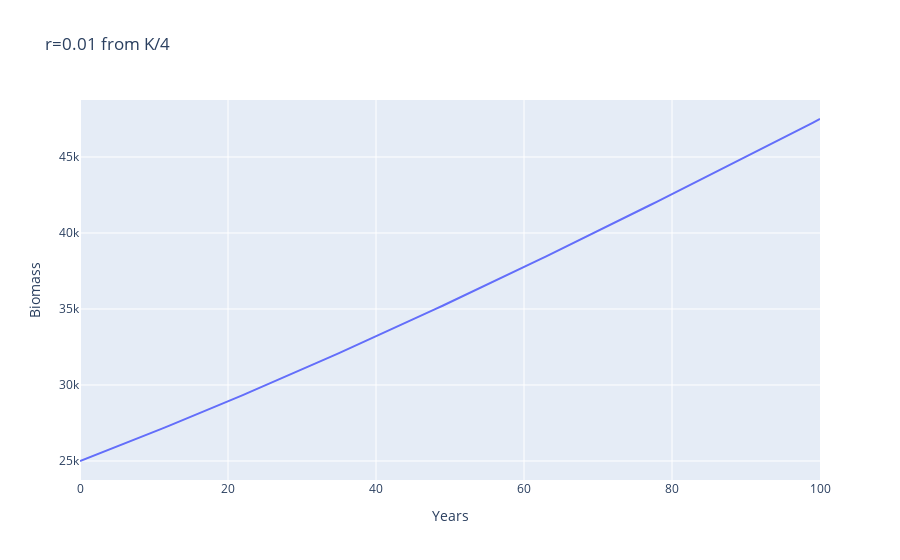

The code cell stored with this chart in its notebook:
### Markdown cell above
#### $r$ - Growth Rate

For $r$, we're interested in two things - the degree of error and how quickly it takes a stock to recover from a pretty depleted status. To understand the latter let's start by setting `r_error` to zero (no variance) and just pick rates of growth given low initial stock.

### Code cell
stock = SchaeferStock(
    K=100000, r=0.01, q=Q, p=0.25, K_error=0, r_error=0, q_error=Q_ERROR
)

stock.reset()
time = [0]
for i in range(100):
    time.append(i+1)
    stock.fish(0)

px.line(
    x=time,
    y=stock.physical['biomass'],
    labels={"x": "Years", "y": "Biomass"},
    title="r=0.01 from K/4"
)

### Figure 1 — Plotly figure (JSON) as saved in the notebook; plotly's stock layout.template omitted (floating-point values rounded to 4 significant figures)
{"data": [{"hovertemplate": "Years=%{x}<br>Biomass=%{y}<extra></extra>", "legendgroup": "", "line": {"color": "#636efa", "dash": "solid"}, "marker": {"symbol": "circle"}, "mode": "lines", "name": "", "orientation": "v", "showlegend": false, "type": "scatter", "x": [0, 1, 2, 3, 4, 5, 6, 7, 8, 9, 10, 11, 12, 13, 14, 15, 16, 17, 18, 19, 20, 21, 22, 23, 24, 25, 26, 27, 28, 29, 30, 31, 32, 33, 34, 35, 36, 37, 38, 39, 40, 41, 42, 43, 44, 45, 46, 47, 48, 49, 50, 51, 52, 53, 54, 55, 56, 57, 58, 59, 60, 61, 62, 63, 64, 65, 66, 67, 68, 69, 70, 71, 72, 73, 74, 75, 76, 77, 78, 79, 80, 81, 82, 83, 84, 85, 86, 87, 88, 89, 90, 91, 92, 93, 94, 95, 96, 97, 98, 99, 100], "xaxis": "x", "y": [25000, 25190.0, 25380.0, 25570.0, 25760.0, 25950.0, 26140.0, 26330.0, 26530.0, 26720.0, 26920.0, 27110.0, 27310.0, 27510.0, 27710.0, 27910.0, 28110.0, 28310.0, 28520.0, 28720.0, 28920.0, 29130.0, 29340.0, 29540.0, 29750.0, 29960.0, 30170.0, 30380.0, 30590.0, 30800.0, 31020.0, 31230.0, 31450.0, 31660.0, 31880.0, 32100.0, 32310.0, 32530.0, 32750.0, 32970.0, 33190.0, 33420.0, 33640.0, 33860.0, 34080.0, 34310.0, 34530.0, 34760.0, 34990.0, 35220.0, 35440.0, 35670.0, 35900.0, 36130.0, 36360.0, 36590.0, 36830.0, 37060.0, 37290.0, 37530.0, 37760.0, 38000.0, 38230.0, 38470.0, 38700.0, 38940.0, 39180.0, 39420.0, 39660.0, 39890.0, 40130.0, 40380.0, 40620.0, 40860.0, 41100.0, 41340.0, 41580.0, 41830.0, 42070.0, 42310.0, 42560.0, 42800.0, 43050.0, 43290.0, 43540.0, 43780.0, 44030.0, 44280.0, 44520.0, 44770.0, 45020.0, 45260.0, 45510.0, 45760.0, 46010.0, 46260.0, 46500.0, 46750.0, 47000.0, 47250.0, 47500.0], "yaxis": "y"}], "layout": {"legend": {"tracegroupgap": 0}, "title": {"text": "r=0.01 from K/4"}, "xaxis": {"anchor": "y", "domain": [0, 1], "title": {"text": "Years"}}, "yaxis": {"anchor": "x", "domain": [0, 1], "title": {"text": "Biomass"}}}}
